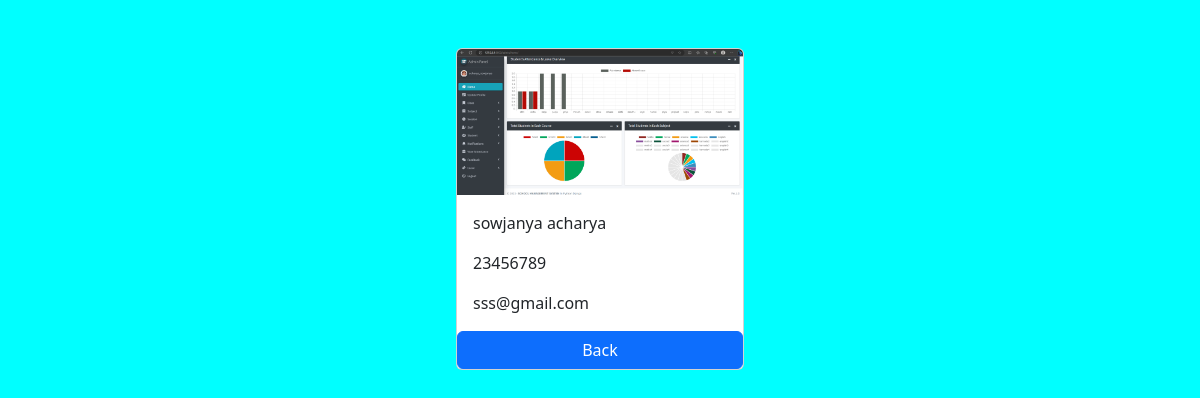
The page /employees/1/ on the database its author committed.
### employees/models.py (models this page shows, shortened)
class Employee(models.Model):    #table name
    first_name = models.CharField(max_length=100)  #field name
    last_name = models.CharField(max_length=100)
    photo = models.ImageField(upload_to='img')
    email = models.EmailField(unique=True)  #to keep unigue
    phone = models.CharField(max_length=12,blank = True)  #optional field
    created_at = models.DateTimeField(auto_now_add=True)
    upadted_at = models.DateTimeField(auto_now=True)

### employees/views.py (the view)
# urls.py: path('<int:pk>/', views.employee_details,name = 'employee_details'),  #here by using the pk we are fetching the employees likee...employeees/pk/ then it calls the view function we can also name it by 
def employee_details(request,pk):
    employee = get_object_or_404(Employee,pk = pk)   #get_object_or_404 is used to render both if found detail means detail else 404 error
    context = {
        'employee' : employee,
    }
    return render(request,'employees_detail.html',context)

### templates/employees_detail.html (shortened to what this page needs)
{% load static %}
<!DOCTYPE html>
<html lang="en">
<head>
  <link href="https://cdn.jsdelivr.net/npm/bootstrap@5.3.1/dist/css/bootstrap.min.css" rel="stylesheet">
<link rel ="stylesheet" href = "{% static 'css/style.css'%}">
</head>
<body>
  <div class = "container pt-5">
    <div class="card mx-auto" style="width: 18rem;">
        <img class="card-img-top" src="{{ employee.photo.url }}" alt="Card image cap">
        <div class="card-body">
          <p class="card-text">{{employee.first_name}} {{employee.last_name}}</p>
          <p class="card-text"> {{employee.phone}}</p>
          <p class="card-text"> {{employee.email}}</p>
        </div>
        <a href = "{% url 'home' %}" class = "btn btn-primary">Back</a>
      </div>
</div>
</body>
</html>

### djangofirst/static/css/style.css (style rules this page uses)
body { background-color: aqua; }

### rows shown on the page
Employee: photo (picture), first_name "sowjanya", last_name "acharya", phone "23456789", email "sss@gmail.com"
